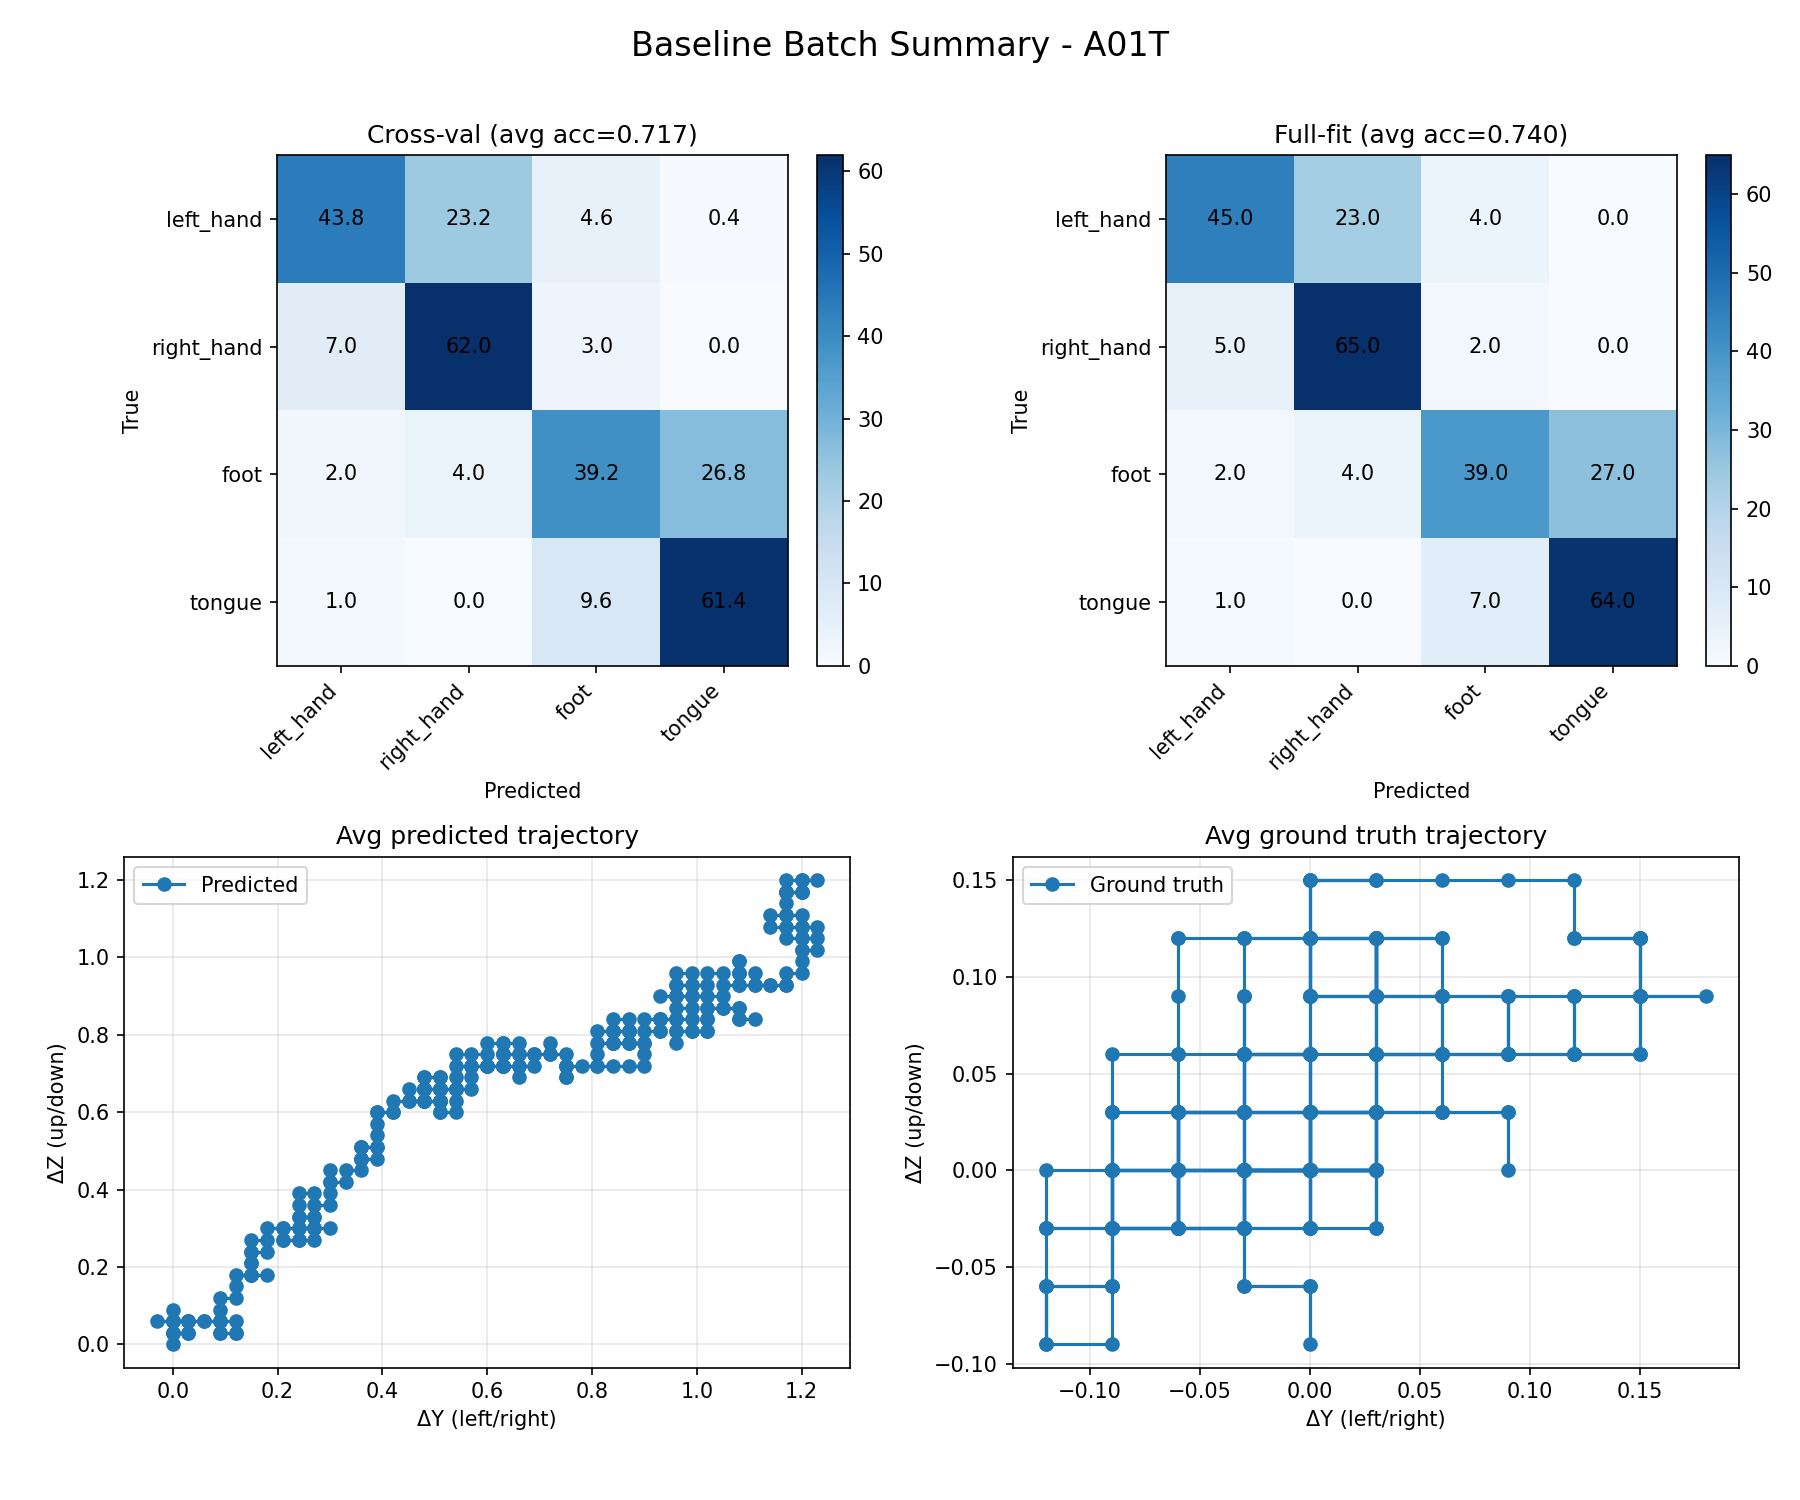

Generate this figure with Python:
#!/usr/bin/env python3
"""Run the CSP baseline multiple times and aggregate metrics/plots.

This helper reuses the logic from `baseline_control.py` (SimpleGaussianNB)
to execute the baseline pipeline with different random seeds, then reports
the averaged accuracy, confusion matrices (mean) and trajectories.

Example
-------
    python scripts/baseline_batch.py --subject A01T --runs 5 \
        --seeds 0 1 2 3 4 \
        --output outputs/preprocessing/A01T/baseline_batch.json \
        --plot   outputs/preprocessing/A01T/baseline_batch.png
"""

from __future__ import annotations

import argparse
import json
from pathlib import Path
from typing import Dict, Iterable, List

import matplotlib.pyplot as plt
import numpy as np
from sklearn.metrics import accuracy_score, classification_report, confusion_matrix
from sklearn.model_selection import StratifiedKFold

from baseline_control import (
    load_csp_artifacts,
    parse_action_map,
    build_action_lookup,
    simulate_trajectory,
    SimpleGaussianNB,
    OUTPUT_ROOT,
    PROJECT_ROOT,
)


def _run_single(
    features: np.ndarray,
    labels: np.ndarray,
    metadata: Dict[str, object],
    *,
    step_size: float,
    var_smoothing: float,
    cv_splits: int,
    seed: int,
) -> Dict[str, object]:
    action_lookup = build_action_lookup(metadata, {}, step_size)

    cv = StratifiedKFold(n_splits=cv_splits, shuffle=True, random_state=seed)
    cv_preds = np.zeros_like(labels)
    for train_idx, test_idx in cv.split(features, labels):
        model = SimpleGaussianNB(var_smoothing=var_smoothing)
        model.fit(features[train_idx], labels[train_idx])
        cv_preds[test_idx] = model.predict(features[test_idx])

    cv_accuracy = accuracy_score(labels, cv_preds)
    class_order = sorted(action_lookup.keys())
    id_to_name = {int(v): k for k, v in metadata.get("event_id", {}).items()}

    cv_conf = confusion_matrix(labels, cv_preds, labels=class_order)
    cv_report = classification_report(labels, cv_preds, labels=class_order, output_dict=True)

    final_model = SimpleGaussianNB(var_smoothing=var_smoothing)
    final_model.fit(features, labels)
    preds = final_model.predict(features)
    full_accuracy = accuracy_score(labels, preds)
    full_conf = confusion_matrix(labels, preds, labels=class_order)
    full_report = classification_report(labels, preds, labels=class_order, output_dict=True)

    pred_y, pred_z, pred_steps = simulate_trajectory(preds, action_lookup)
    true_y, true_z, true_steps = simulate_trajectory(labels, action_lookup)

    return {
        "seed": seed,
        "metrics": {
            "cross_val": {
                "accuracy": float(cv_accuracy),
                "confusion_matrix": cv_conf.tolist(),
                "classification_report": cv_report,
            },
            "full_fit": {
                "accuracy": float(full_accuracy),
                "confusion_matrix": full_conf.tolist(),
                "classification_report": full_report,
            },
        },
        "predicted_labels": [id_to_name.get(int(p), str(p)) for p in preds],
        "trajectory": {
            "predicted": {
                "y": pred_y.tolist(),
                "z": pred_z.tolist(),
                "steps": pred_steps.tolist(),
            },
            "ground_truth": {
                "y": true_y.tolist(),
                "z": true_z.tolist(),
                "steps": true_steps.tolist(),
            },
        },
    }


def _avg_confusion(mats: List[np.ndarray]) -> np.ndarray:
    return np.mean(np.stack(mats, axis=0), axis=0)


def _plot_summary(
    subject: str,
    results: Dict[str, object],
    class_labels: List[str],
    output_path: Path | None,
    show: bool,
) -> None:
    fig, axes = plt.subplots(2, 2, figsize=(12, 10))
    fig.suptitle(f"Baseline Batch Summary - {subject}", fontsize=16)

    cv_conf = np.array(results["average"]["metrics"]["cross_val"]["confusion_matrix"])
    full_conf = np.array(results["average"]["metrics"]["full_fit"]["confusion_matrix"])

    def plot_conf(ax, matrix, title):
        im = ax.imshow(matrix, cmap="Blues")
        ax.set_xticks(np.arange(len(class_labels)), class_labels, rotation=45, ha="right")
        ax.set_yticks(np.arange(len(class_labels)), class_labels)
        ax.set_xlabel("Predicted")
        ax.set_ylabel("True")
        ax.set_title(title)
        for i in range(matrix.shape[0]):
            for j in range(matrix.shape[1]):
                ax.text(j, i, f"{matrix[i, j]:.1f}", ha="center", va="center", color="black")
        plt.colorbar(im, ax=ax, fraction=0.046, pad=0.04)

    plot_conf(
        axes[0, 0],
        cv_conf,
        f"Cross-val (avg acc={results['average']['metrics']['cross_val']['accuracy']:.3f})",
    )
    plot_conf(
        axes[0, 1],
        full_conf,
        f"Full-fit (avg acc={results['average']['metrics']['full_fit']['accuracy']:.3f})",
    )

    avg_pred = results["average"]["trajectory"]["predicted"]
    avg_gt = results["average"]["trajectory"]["ground_truth"]

    def plot_traj(ax, traj, label, title):
        y = np.asarray(traj["y"])
        z = np.asarray(traj["z"])
        ax.plot(y, z, marker="o", label=label)
        ax.set_xlabel("ΔY (left/right)")
        ax.set_ylabel("ΔZ (up/down)")
        ax.set_title(title)
        ax.grid(True, alpha=0.3)

    plot_traj(axes[1, 0], avg_pred, "Predicted", "Avg predicted trajectory")
    plot_traj(axes[1, 1], avg_gt, "Ground truth", "Avg ground truth trajectory")

    axes[1, 0].legend()
    axes[1, 1].legend()
    fig.tight_layout(rect=[0, 0.03, 1, 0.97])

    if output_path:
        output_path.parent.mkdir(parents=True, exist_ok=True)
        fig.savefig(output_path, dpi=150)
        print(f"Batch plot saved to: {output_path}")
    if show or not output_path:
        plt.show()
    else:
        plt.close(fig)


def main() -> None:
    parser = argparse.ArgumentParser(description="Aggregate baseline results over multiple runs.")
    parser.add_argument("--subject", default="A01T", help="被试编号（默认 A01T）")
    parser.add_argument("--runs", type=int, default=5, help="运行次数")
    parser.add_argument("--seeds", nargs="*", type=int, help="指定 seeds（长度需 >= runs）")
    parser.add_argument("--step-size", type=float, default=0.03, help="单步位移幅度")
    parser.add_argument("--var-smoothing", type=float, default=1e-6, help="高斯朴素贝叶斯方差平滑值")
    parser.add_argument("--cv-splits", type=int, default=5, help="交叉验证折数")
    parser.add_argument("--output", help="保存聚合结果 JSON 的路径")
    parser.add_argument("--plot", help="保存平均指标图的路径")
    parser.add_argument("--show", action="store_true", help="显示图像（默认不显示）")
    args = parser.parse_args()

    features, labels, metadata = load_csp_artifacts(args.subject)
    class_order = sorted(build_action_lookup(metadata, {}, args.step_size).keys())
    id_to_name = {int(v): k for k, v in metadata.get("event_id", {}).items()}
    class_labels = [id_to_name.get(code, str(code)) for code in class_order]

    seeds = args.seeds if args.seeds else list(range(args.runs))
    if len(seeds) < args.runs:
        raise ValueError("Provide at least `runs` seeds or let script auto-generate.")

    runs = []
    for idx in range(args.runs):
        seed = seeds[idx]
        print(f"[Batch] Running baseline #{idx+1}/{args.runs} with seed={seed}")
        result = _run_single(
            features,
            labels,
            metadata,
            step_size=args.step_size,
            var_smoothing=args.var_smoothing,
            cv_splits=args.cv_splits,
            seed=seed,
        )
        runs.append(result)

    # Aggregate metrics
    cv_accs = [run["metrics"]["cross_val"]["accuracy"] for run in runs]
    full_accs = [run["metrics"]["full_fit"]["accuracy"] for run in runs]
    avg_cv_conf = _avg_confusion([np.array(run["metrics"]["cross_val"]["confusion_matrix"]) for run in runs])
    avg_full_conf = _avg_confusion([np.array(run["metrics"]["full_fit"]["confusion_matrix"]) for run in runs])

    # Average trajectories
    pred_ys = np.array([np.asarray(run["trajectory"]["predicted"]["y"]) for run in runs])
    pred_zs = np.array([np.asarray(run["trajectory"]["predicted"]["z"]) for run in runs])
    gt_ys = np.array([np.asarray(run["trajectory"]["ground_truth"]["y"]) for run in runs])
    gt_zs = np.array([np.asarray(run["trajectory"]["ground_truth"]["z"]) for run in runs])
    avg_pred_traj = {"y": pred_ys.mean(axis=0).tolist(), "z": pred_zs.mean(axis=0).tolist()}
    avg_gt_traj = {"y": gt_ys.mean(axis=0).tolist(), "z": gt_zs.mean(axis=0).tolist()}

    aggregate = {
        "subject": args.subject,
        "step_size": args.step_size,
        "var_smoothing": args.var_smoothing,
        "runs": runs,
        "average": {
            "metrics": {
                "cross_val": {
                    "accuracy": float(np.mean(cv_accs)),
                    "std_accuracy": float(np.std(cv_accs)),
                    "confusion_matrix": avg_cv_conf.tolist(),
                },
                "full_fit": {
                    "accuracy": float(np.mean(full_accs)),
                    "std_accuracy": float(np.std(full_accs)),
                    "confusion_matrix": avg_full_conf.tolist(),
                },
            },
            "trajectory": {
                "predicted": avg_pred_traj,
                "ground_truth": avg_gt_traj,
            },
        },
        "class_order": class_labels,
    }

    output_path = Path(args.output) if args.output else OUTPUT_ROOT / args.subject / "baseline_batch.json"
    output_path.parent.mkdir(parents=True, exist_ok=True)
    output_path.write_text(json.dumps(aggregate, indent=2, ensure_ascii=False), encoding="utf-8")
    print(f"Batch summary saved to: {output_path}")

    plot_path = Path(args.plot) if args.plot else None
    _plot_summary(args.subject, aggregate, class_labels, plot_path, args.show)


if __name__ == "__main__":
    main()
